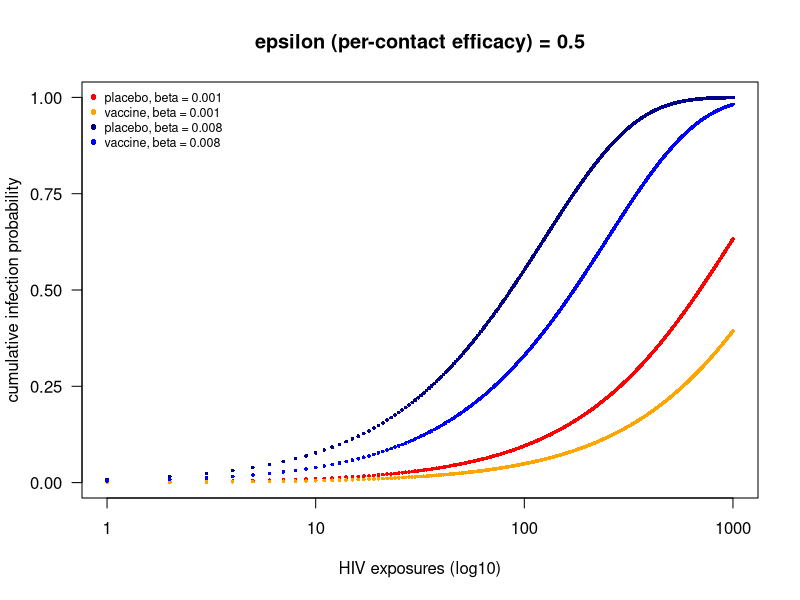
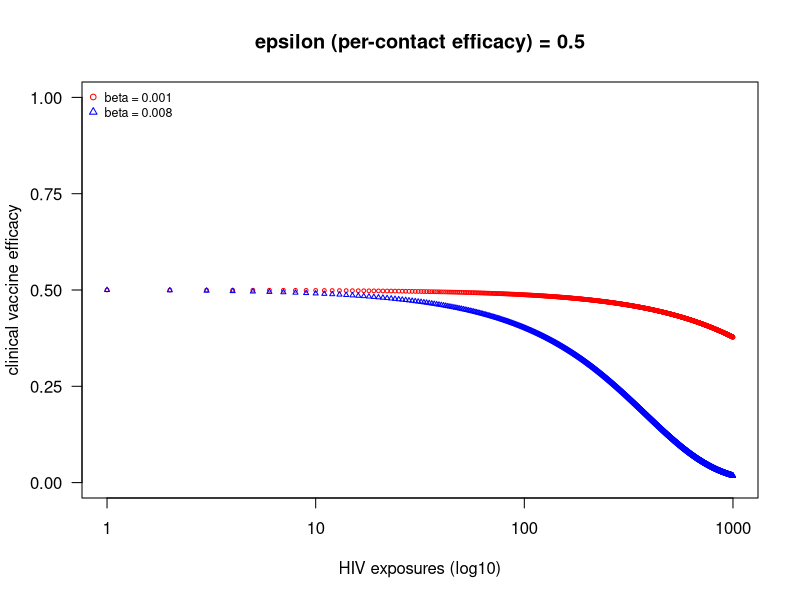

The R source for these figures, in order:

#beta <- 0.003   # per-exposure infection probability
#(1 - beta)  # per-exposure probability of remaining negative
#(1 - beta)^exposures  # probability of remaining negative after # of exposures
#1 - (1 - beta)^(exposures) # probability of infection after # of exposures

#epsilon = 0.3
exposures <- seq(1, 1000, by=1)

# Function to calculate cumulative infection probabilities
infection.probs <- function(beta, exposures, epsilon){
  placebo.infection.probability <- 1 - (1 - beta)^exposures
  vaccine.infection.probability <- 1 - (1 - (1-epsilon)*beta)^exposures
  df <- as.data.frame(cbind(placebo.infection.probability, vaccine.infection.probability))
  df$VE <- 1 - (df$vaccine.infection.probability/df$placebo.infection.probability)
  df$exposures <- exposures
  return(df)
}

df.beta.001 <- infection.probs(beta = 0.001, exposures, epsilon = 0.5)
df.beta.008 <- infection.probs(beta = 0.008, exposures, epsilon = 0.5)

### Plot of cumulative infection probability ###

plot(exposures, df.beta.001$placebo.infection.probability, 
     log = "x",
     col = "red",
     xlab = "HIV exposures (log10)",
     ylab = "cumulative infection probability",
     xaxt = "n",
     yaxt = "n",
     ylim = c(0, 1),
     main = "epsilon (per-contact efficacy) = 0.5",
     cex = 0.5,
     pch = 16)
axis(1, c(1, 10, 100, 1000))
axis(2, seq(0, 1, 0.25), las=2)     
legend("topleft", legend = c("placebo, beta = 0.001", 
                             "vaccine, beta = 0.001",
                             "placebo, beta = 0.008",
                             "vaccine, beta = 0.008"),
                col = c("red", "orange", "blue4", "blue"), 
                pch = 16,
                cex = 0.75,
                bty = "n")
points(exposures, df.beta.001$vaccine.infection.probability, pch = 16, cex = 0.5, col = "orange")
points(exposures, df.beta.008$placebo.infection.probability, pch = 16, cex = 0.5, col = "blue4")
points(exposures, df.beta.008$vaccine.infection.probability, pch = 16, cex = 0.5, col = "blue")

### Plot of clinical vaccine efficacy ###

plot(exposures, df.beta.001$VE,
     ylim = c(0, 1),
     log = "x",
     xaxt = "n",
     yaxt = "n",
     xlab = "HIV exposures (log10)",
     ylab = "clinical vaccine efficacy",
     col = "red",
     main = "epsilon (per-contact efficacy) = 0.5",
     cex = 0.5)
axis(1, c(1, 10, 100, 1000))
axis(2, seq(0, 1, 0.25), las=2)  
legend("topleft", legend = c("beta = 0.001", 
                             "beta = 0.008"),
       col = c("red", "blue"), 
       pch = c(1, 2),
       cex = 0.75,
       bty = "n")
points(exposures, df.beta.008$VE, pch = 2, cex = 0.5, col = "blue")


